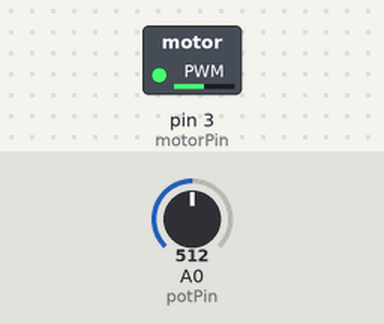
Simulated run of this sketch. Board: Arduino Uno, built with avr-gcc and run on an emulated ATmega328P. On the bench: switched loads named in the sketch (green lamp = pin HIGH). Inputs (shaded band) come from the test bench; at power-on: A0 (potPin) = 512.

Above: at 1.2 s.
1.3 s: A0 (potPin) set to 716
At 2.4 s:
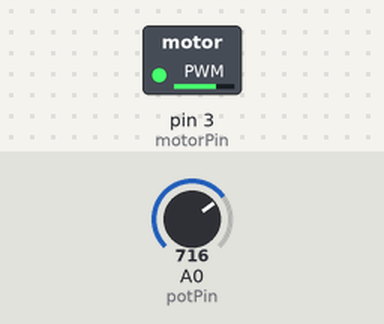
2.8 s: A0 (potPin) set to 900
At 3.5 s:
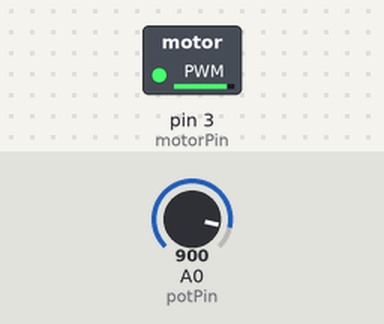
4.3 s: A0 (potPin) set to 122
At 4.7 s:
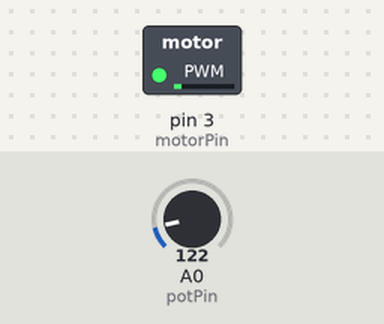
5.8 s: A0 (potPin) set to 0
At 7.0 s:
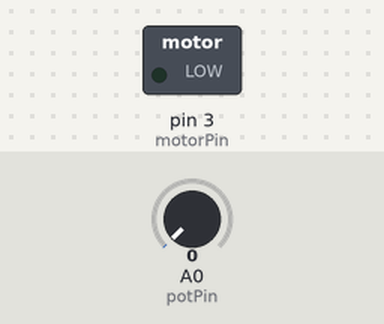
7.3 s: A0 (potPin) set to 511
At 8.2 s:
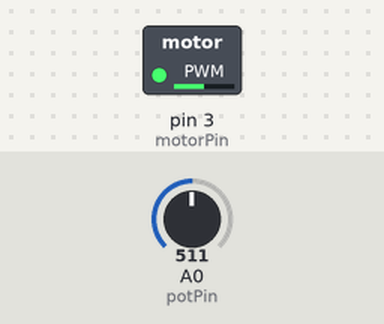
Timing chart, 0 to 9.8 s (numbered marks = the images above; inputs shaded):
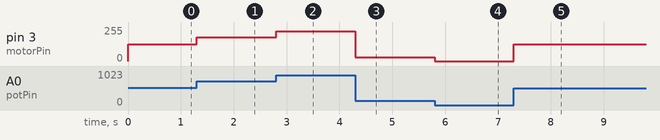

Measured:
- after the input at 1.3 s, pin 3 (motorPin): 127/255 → 178/255 at once
- after the input at 2.8 s, pin 3 (motorPin): 178/255 → 224/255 at once
- after the input at 4.3 s, pin 3 (motorPin): 224/255 → 30/255 at once
- after the input at 5.8 s, pin 3 (motorPin): 30/255 → 0/255 at once
- after the input at 7.3 s, pin 3 (motorPin): 0/255 → 127/255 at once

The sketch:

Motor_Control.ino
```cpp
#include "LiquidCrystal_I2C.h"
#include "Wire.h"
#include "LCD.h"
#include <LiquidCrystal.h>

LiquidCrystal_I2C lcd(0x3F,2,1,0,4,5,6,7);

int potPin = 0;
int motorPin = 3;
int potValue = 0;
int motorValue = 0;

void setup() {

pinMode(motorPin, OUTPUT);
pinMode(potPin, INPUT);

}

void loop() {

potValue = analogRead(potPin);

motorValue = map(potValue, 0, 1023, 0, 255);
analogWrite(motorPin, motorValue);

}
```
